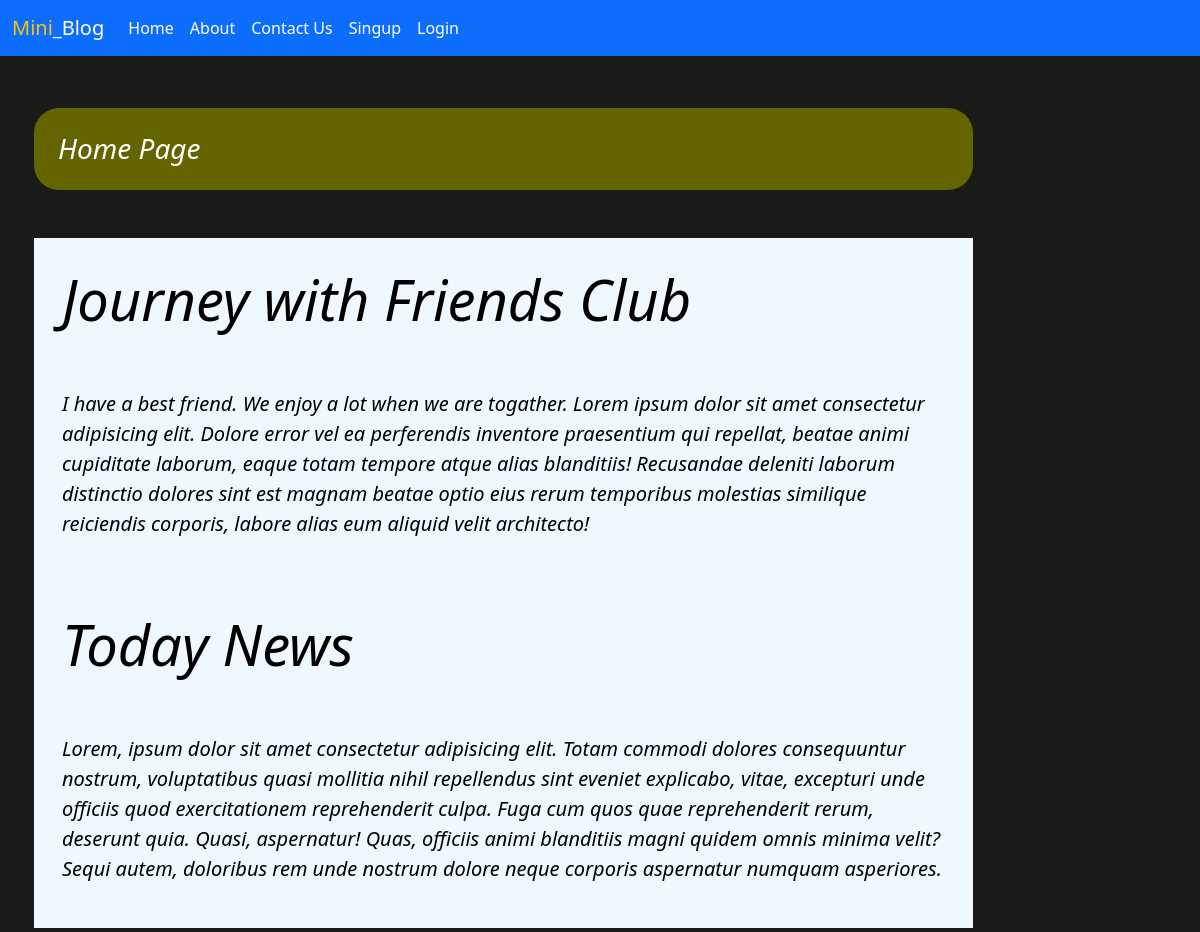
The page / on the database its author committed.
### blog/models.py (models this page shows)
class Blog_Post(models.Model):
    title = models.CharField(max_length=900)
    desc = models.TextField()

### blog/views.py (the view)
# urls.py: 2. Add a URL to urlpatterns:  path('', views.home, name='home')
def home(request):
    posts = Blog_Post.objects.all()
    return render(request, 'blog/home.html' , {'posts' : posts} )

### blog/templates/blog/home.html (shortened to what this page needs)
{% extends 'blog/base.html' %}
{% load static %}
{% block content %}
<div class="col-sm-10">
 <h3 class="text-white  p-4 my-5 ">Home Page</h3>
 {% for post in posts %}
   <div class="jumbotron jumbotron-fluid jumbo-color">
     <div class="container">
      <h1 class="display-4 p-4 font-weight-bold">{{post.title}}</h1>
      <p class="lead p-4">
      {{post.desc}}
    </p>
     </div>
   </div>
  {% endfor %}
</div>
{% endblock content %}

### blog/static/blog/css/style.css (style rules this page uses)
body { background-color: rgba(48, 42, 42, 0.337); color: rgb(24, 131, 225); }

### blog/templates/blog/base.html (style rules this page uses)
body { background-color: rgb(28, 25, 25); color: antiquewhite; }
.jumbo-color { background-color: aliceblue; color: black; }

### blog/templates/blog/home.html (style rules this page uses)
h3 { background-color: rgb(100, 100, 0.2); border: none; border-radius: 25px; transition: 3s; }
.container { border: none; padding: 4px; font-style: italic; font-weight: lighter; }

### rows shown on the page
Blog_Post: title "Journey with Friends Club", desc "I have a best friend. We enjoy a lot when we are togather. Lorem ipsum dolor sit amet consectetur adipisicing elit. Dolore error vel ea perferendis inventore praesentium qui repellat, beatae animi cupiditate laborum, eaque totam tempore atque alias blanditiis! Recusandae deleniti laborum distinctio dolores sint est magnam beatae optio eius rerum temporibus molestias similique reiciendis corporis, labore alias eum aliquid velit architecto!"
Blog_Post: title "Today News", desc "Lorem, ipsum dolor sit amet consectetur adipisicing elit. Totam commodi dolores consequuntur nostrum, voluptatibus quasi mollitia nihil repellendus sint eveniet explicabo, vitae, excepturi unde officiis quod exercitationem reprehenderit culpa. Fuga cum quos quae reprehenderit rerum, deserunt quia. Quasi, aspernatur! Quas, officiis animi blanditiis magni quidem omnis minima velit? Sequi autem, doloribus rem unde nostrum dolore neque corporis aspernatur numquam asperiores."
